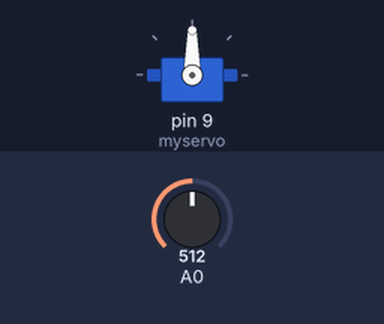
Simulated run of this sketch. Board: Arduino Uno, built with avr-gcc and run on an emulated ATmega328P. Shown: servo. The inputs (shaded band) are chosen by the test bench; at power-on: A0 = 512.

Above: at 1.2 s.
1.3 s: A0 set to 491
At 1.45 s:
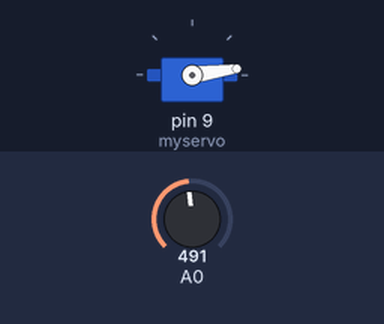
At 4.5 s:
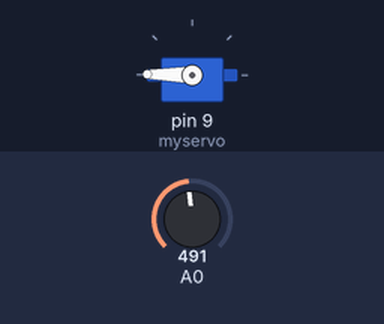
Timing chart, 0 to 6.0 s (numbered marks = the images above; inputs shaded):
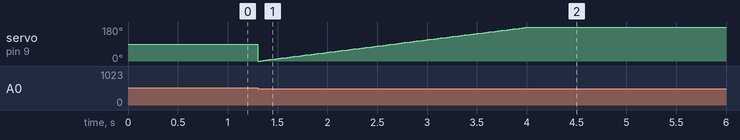

Measured:
- the behaviour switches between 500 and 499 on A0 (found by bisection; images 0 and 1)

The sketch:

Irrigation.ino
```cpp
#include <Servo.h>

Servo myservo;  // create servo object to control a servo
                // a maximum of eight servo objects can be created
int pos = 0;    // variable to store the servo position


 void move180(){
 for(pos; pos < 180; pos += 1)  // goes from 0 degrees to 180 degrees
  {                                  // in steps of 1 degree
    myservo.write(pos);              // tell servo to go to position in variable 'pos'
    delay(15);                       // waits 15ms for the servo to reach the position
  }
}

void move0(){
  for(pos; pos>=1; pos-=1)     // goes from 180 degrees to 0 degrees
  {
    myservo.write(pos);              // tell servo to go to position in variable 'pos'
    delay(15);                       // waits 15ms for the servo to reach the position
  }
}

int isRaining(){
  int sVal = analogRead(A0);
  Serial.println(sVal);
  if(sVal < 500){
  return 1;
  }else{
  return 0;
  }

}


void setup()
{
  myservo.attach(9);  // attaches the servo on pin 9 to the servo object
}

void loop()
{
  if(isRaining()){
    move180();
  }
  else{
    move0();
  }
}
```
